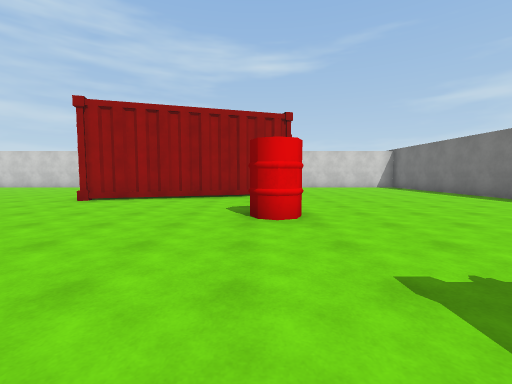
[1] (above)

21 first-person views from a walk through a Unity game level. The camera is 1.4 m above the floor, tilts 4° down and sees 90° across. The floor is counted in squares, 2 m on a side. Each view is taken from the middle of a square. On the plan, view 1 faces up. The plan holds only what a view shows up to about 9 squares ahead; the rest is blank. The player character is not drawn. Surface patterns are stand-ins for the level's own textures.

[2]
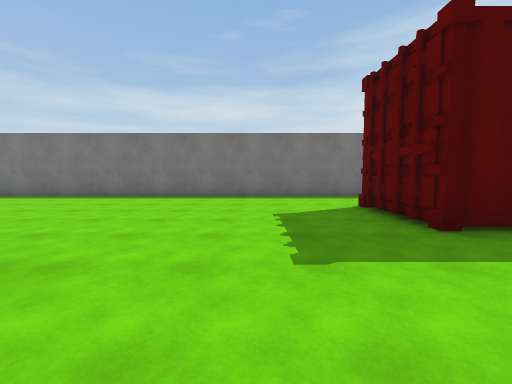

[3]
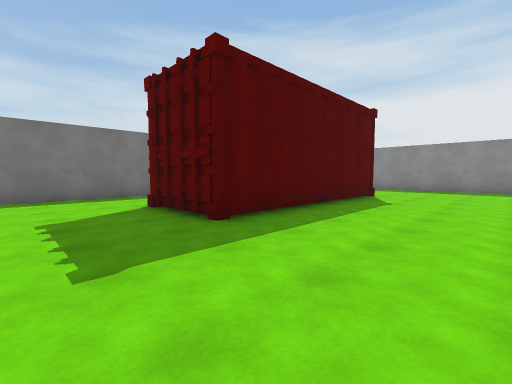

[4]
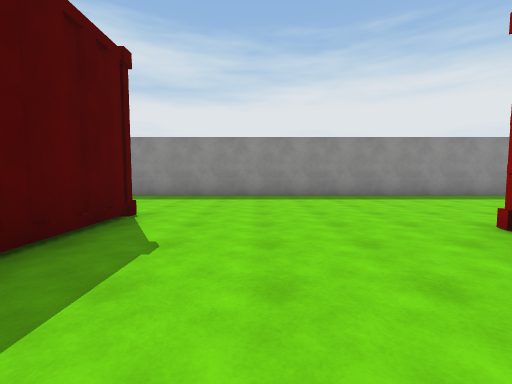

[5]
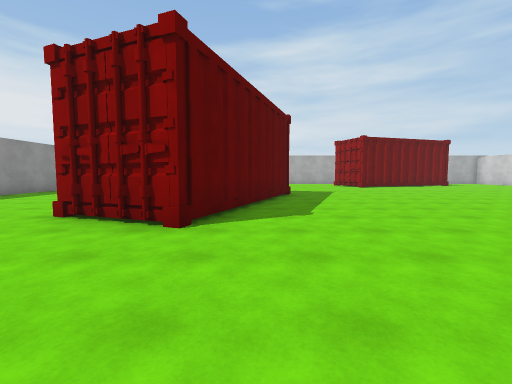

[6]
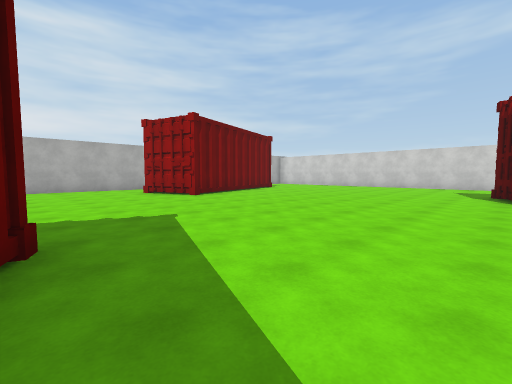

[7]
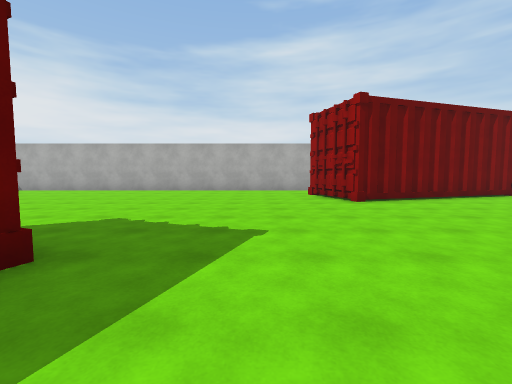

[8]
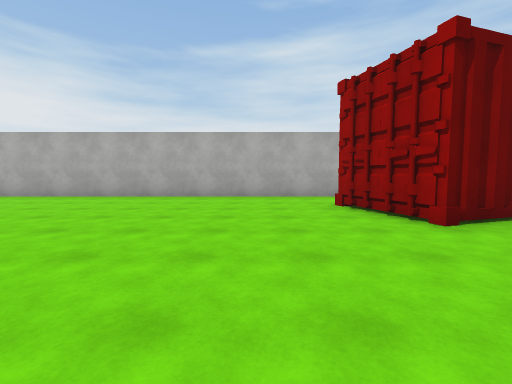

[9]
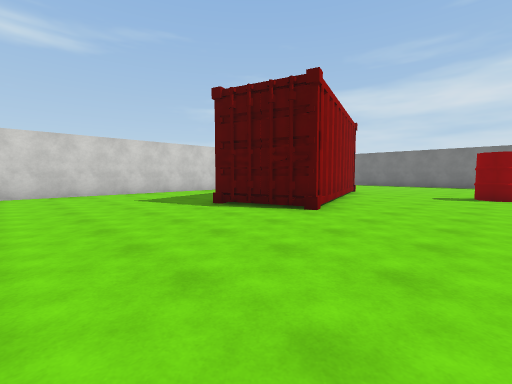

[10]
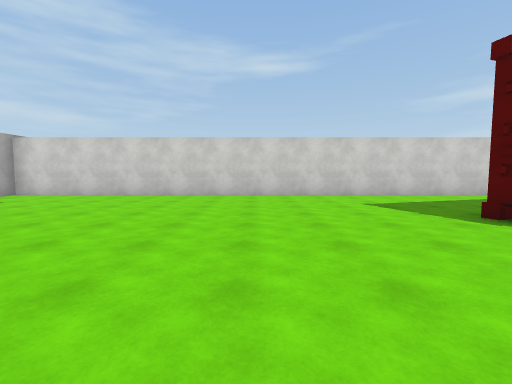

[11]
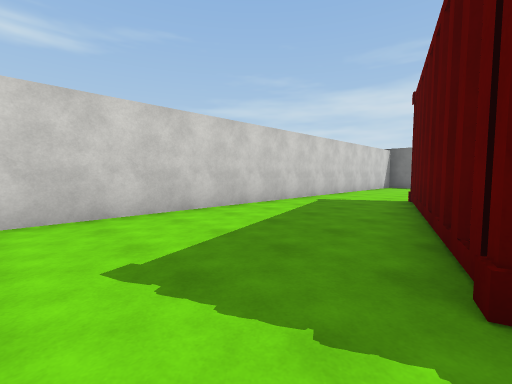

[12]
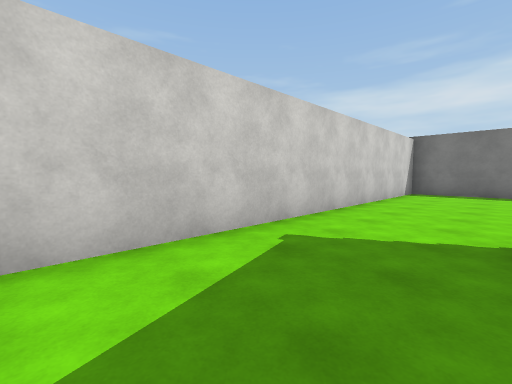

[13]
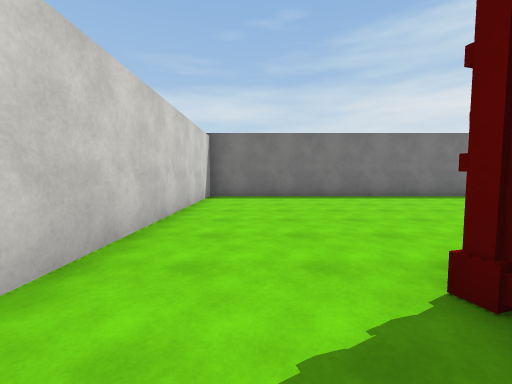

[14]
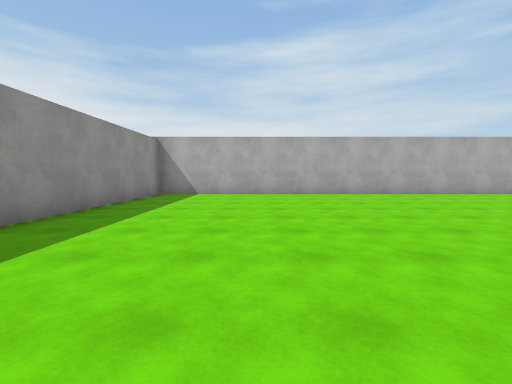

[15]
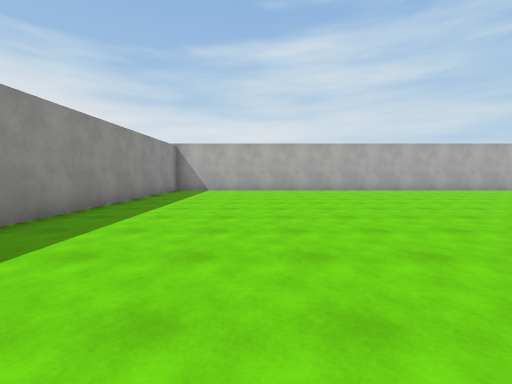

[16]
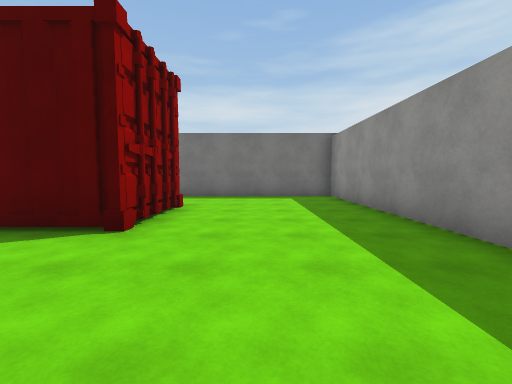

[17]
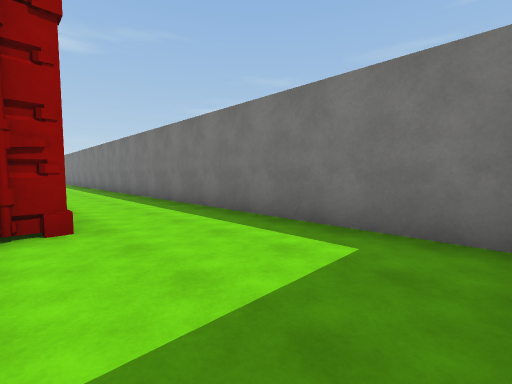

[18]
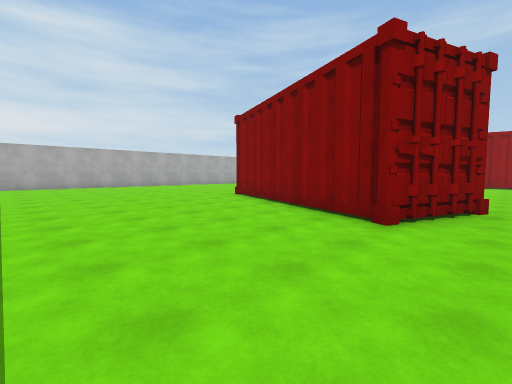

[19]
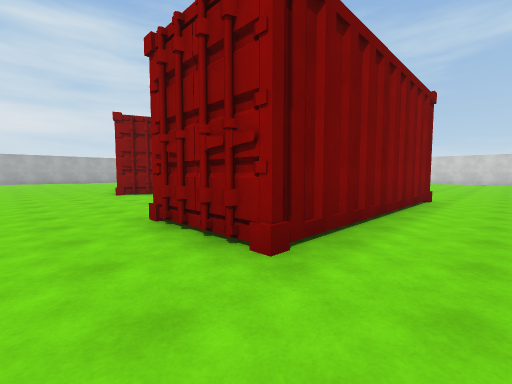

[20]
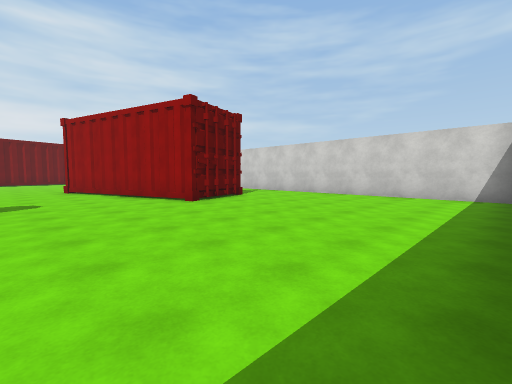

[21]
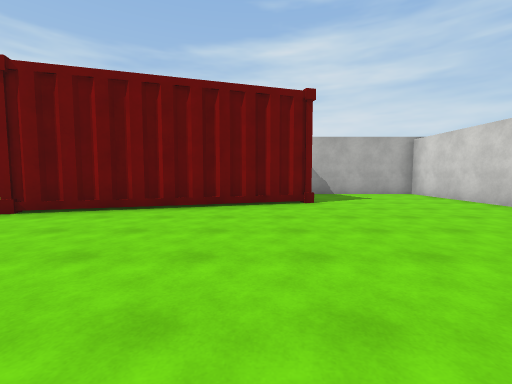

### Floor plan
Key: @ floor where view 1 was taken; # wall or solid block; . floor; C container; B barrel.
Columns run from 17 left of view 1 to 8 right of it. Each row starts with its distance up from view 1.
 14 ##########################
 13 #........................#
 12 #........................#
 11 #........................#
 10 #..............## .......#
  9  C #........## ## C......#
  8    #........#####........#
  7    #.........#...........#
  6    #.....................#
  5    ##....................#
  4 #  ##............B.......#
  3 #..#.....................#
  2 #........................#
  1 #........................#
  0 #................@.......#
 -1 #........#.........###...#
 -2 #........# ##......###...#
 -3 #.......C# ####....###...#
 -4 #..........###C....###...#
 -5 #............#C.....##...#
 -6 #...................#C...#
 -7 #........................#
 -8 #........................#
 -9 #........................#
-10 #........................#
-11 ##########################

Where each view was taken, in squares from view 1:
view 1: 0 up, 0 right, facing up
view 2: 2 up, 1 left, facing right
view 3: 2 up, 1 left, facing down-right
view 4: 2 down, 0 right, facing down
view 5: 2 down, 1 right, facing left
view 6: 1 down, 5 left, facing up-left
view 7: 1 up, 6 left, facing left
view 8: 1 up, 9 left, facing left
view 9: 4 up, 9 left, facing up-right
view 10: 5 up, 9 left, facing up
view 11: 9 up, 7 left, facing up-right
view 12: 11 up, 3 left, facing up-right
view 13: 12 up, 1 left, facing right
view 14: 7 down, 8 left, facing left
view 15: 7 down, 6 left, facing left
view 16: 8 down, 1 left, facing right
view 17: 10 down, 4 right, facing up-right
view 18: 9 down, 2 left, facing up-left
view 19: 8 down, 6 right, facing up-left
view 20: 5 up, 7 right, facing up-left
view 21: 8 up, 8 left, facing left
